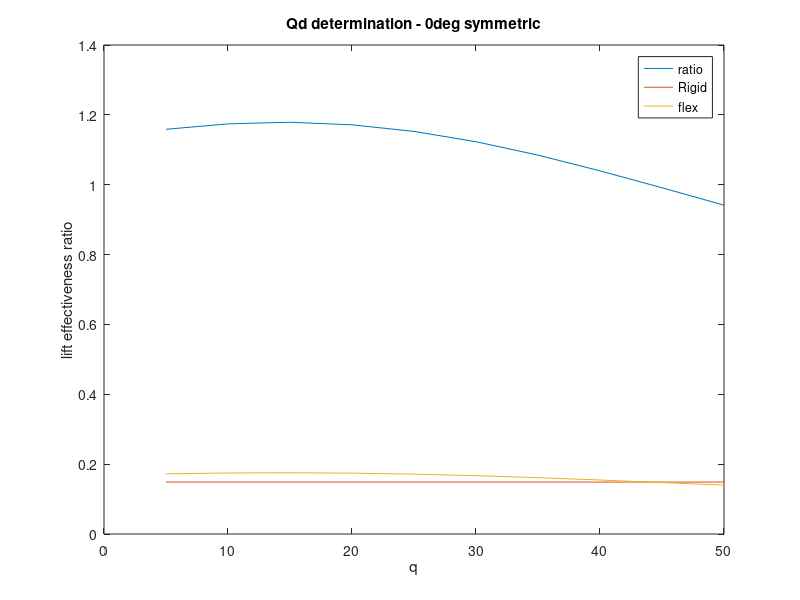

Write MATLAB code to recreate this figure.
clc
clear all
b = 120; %in
c = 48;
S = c*b;
q =         [5.0 10.0 15.0 20.0 25.0 30.0 35.0 40.0 45.0 50.0]
Cl_rigid =  [0.1487 0.1487 0.1487 0.1487 0.1487 0.1487 0.1487 0.1487 0.1487 0.1487]
Cl_flex =   [0.1723 0.1746 0.1753 0.1742 0.1714 0.1670 0.1613 0.1546 0.1474 0.1400]
r = (q.*S.*Cl_flex)./(q.*S.*Cl_rigid)
figure(1)
plot(q,r,'DisplayName','ratio')
hold on
plot(q,Cl_rigid,"DisplayName",'Rigid')
plot(q,Cl_flex,"DisplayName",'flex')
legend
title('Qd determination - 0deg symmetric')
xlabel('q')
ylabel('lift effectiveness ratio')
hold off
% yline(0,'DisplayName','x-intercept') 
% xline(13.75,'DisplayName','Qd = 13.75')